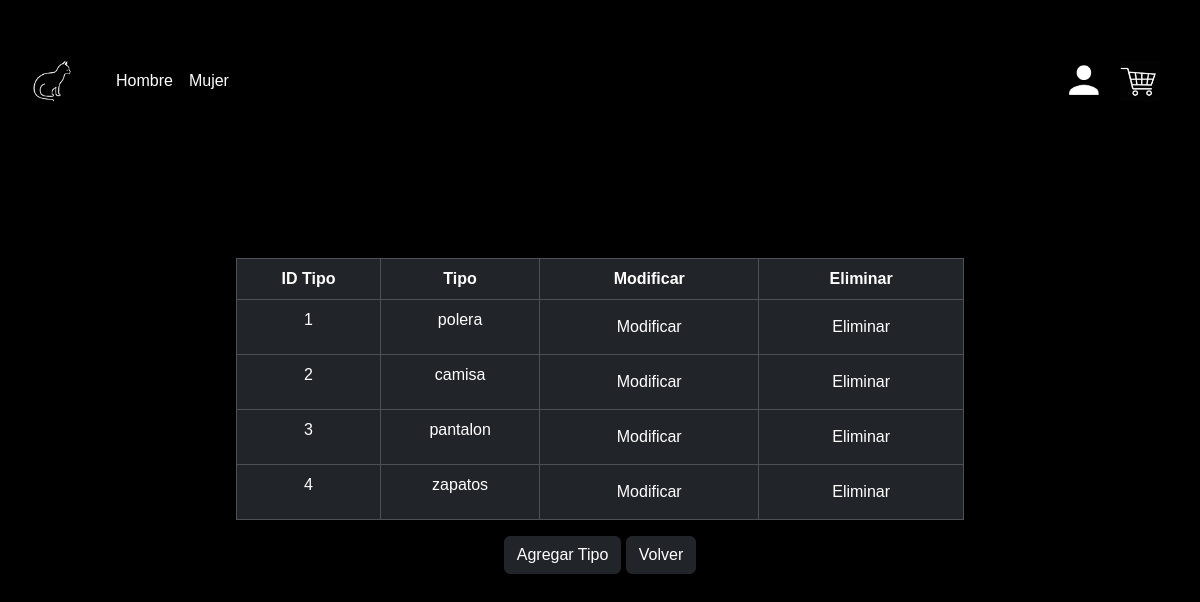
Page /darkless/crud_tipo (signed in) on the committed database.
### Darkless/models.py (models this page shows, shortened)
class Tipo(models.Model):
    id_tipo = models.AutoField(primary_key=True, db_column="idTipo")
    tipo = models.CharField(max_length=25, blank=False, null=False)

### Darkless/views.py (the view)
# urls.py: path("crud_tipo", views.crud_tipo, name="crud_tipo"),
@login_required
def crud_tipo(request):
    tipos = Tipo.objects.all()
    context={
        "tipos":tipos,
    }
    return render(request,"pages/crud_tipo.html",context)

### Darkless/templates/pages/crud_tipo.html (shortened to what this page needs)
<!DOCTYPE html>
<html lang="en">
<head>
    {% load static %}
    <link href="https://cdn.jsdelivr.net/npm/bootstrap@5.3.3/dist/css/bootstrap.min.css" rel="stylesheet">
    <link rel="stylesheet" href="{% static 'css/booscss.css'%}">
</head>
<body class="body">
    {% include 'base/header.html'%}
    <main>
        <div class="container">
            <div class="row">
                <div class="col-md-8 shadow-lg mx-auto text-center p-3">
                    <table class="table table-dark table-hover table-bordered">
                        <thead>
                            <th>ID Tipo</th>
                            <th>Tipo</th>
                            <th>Modificar</th>
                            <th>Eliminar</th>
                        </thead>
                        <tbody>
                            {% if tipos%}
                            {% for tmp in tipos%}
                            <tr>
                                <td>{{tmp.id_tipo}}</td>
                                <td>{{tmp.tipo}}</td>
                                <td><a href="{% url 'tipo_edit' pk=tmp.id_tipo %}"><button
                                            class="btn btn-dark">Modificar</button></a></td>
                                <td><a href="{% url 'tipo_del' pk=tmp.id_tipo %}"><button
                                            class="btn btn-dark">Eliminar</button></a></td>
                            </tr>
                            {% endfor%}
                            {% endif%}
                        </tbody>
                    </table>
                    <a href="{% url 'tipo_add' %}"><button class="btn btn-dark">Agregar Tipo</button></a>
                    <a href="{% url 'crud_ropa2'%}"><button class="btn btn-dark">Volver</button></a>
                </div>
            </div>
        </div>
    </main>
</body>
</html>

### Darkless/static/css/booscss.css (style rules this page uses)
.container { margin-top: 40px; }
.body { background-color: black; }
.row { color: aliceblue; }
body { font-family: sans-serif; margin: 0; padding: 0; }
main { display: flex; justify-content: space-between; margin: 20px; }

### rows in the picture
Tipo: id_tipo "1", tipo "polera"
Tipo: id_tipo "2", tipo "camisa"
Tipo: id_tipo "3", tipo "pantalon"
Tipo: id_tipo "4", tipo "zapatos"
